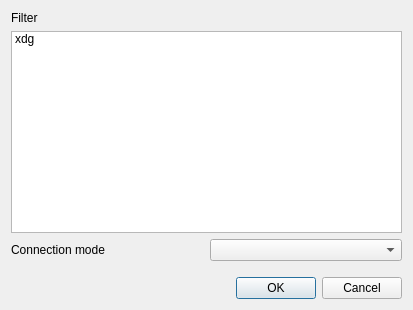
<?xml version="1.0" encoding="UTF-8"?>
<ui version="4.0">
 <class>OSMImportDialog</class>
 <widget class="QDialog" name="OSMImportDialog">
  <property name="geometry">
   <rect>
    <x>0</x>
    <y>0</y>
    <width>413</width>
    <height>310</height>
   </rect>
  </property>
  <property name="windowTitle">
   <string>OpenStreetMap Import</string>
  </property>
  <layout class="QVBoxLayout" name="verticalLayout_2">
   <item>
    <widget class="QLabel" name="filterLabel">
     <property name="text">
      <string>Filter</string>
     </property>
    </widget>
   </item>
   <item>
    <widget class="QListWidget" name="filterList">
     <property name="alternatingRowColors">
      <bool>true</bool>
     </property>
     <property name="selectionRectVisible">
      <bool>true</bool>
     </property>
     <item>
      <property name="text">
       <string>xdg</string>
      </property>
     </item>
    </widget>
   </item>
   <item>
    <layout class="QHBoxLayout" name="modeLayout">
     <property name="spacing">
      <number>6</number>
     </property>
     <property name="topMargin">
      <number>0</number>
     </property>
     <item>
      <widget class="QLabel" name="connectionModeLabel">
       <property name="text">
        <string>Connection mode</string>
       </property>
      </widget>
     </item>
     <item>
      <widget class="QComboBox" name="connectionModeComboBox"/>
     </item>
    </layout>
   </item>
   <item>
    <spacer name="verticalSpacer">
     <property name="orientation">
      <enum>Qt::Vertical</enum>
     </property>
     <property name="sizeType">
      <enum>QSizePolicy::Fixed</enum>
     </property>
     <property name="sizeHint" stdset="0">
      <size>
       <width>0</width>
       <height>10</height>
      </size>
     </property>
    </spacer>
   </item>
   <item>
    <widget class="QDialogButtonBox" name="buttonBox">
     <property name="standardButtons">
      <set>QDialogButtonBox::Cancel|QDialogButtonBox::Ok</set>
     </property>
    </widget>
   </item>
  </layout>
 </widget>
 <resources/>
 <connections>
  <connection>
   <sender>buttonBox</sender>
   <signal>accepted()</signal>
   <receiver>OSMImportDialog</receiver>
   <slot>accept()</slot>
   <hints>
    <hint type="sourcelabel">
     <x>206</x>
     <y>289</y>
    </hint>
    <hint type="destinationlabel">
     <x>206</x>
     <y>154</y>
    </hint>
   </hints>
  </connection>
  <connection>
   <sender>buttonBox</sender>
   <signal>rejected()</signal>
   <receiver>OSMImportDialog</receiver>
   <slot>reject()</slot>
   <hints>
    <hint type="sourcelabel">
     <x>206</x>
     <y>289</y>
    </hint>
    <hint type="destinationlabel">
     <x>206</x>
     <y>154</y>
    </hint>
   </hints>
  </connection>
 </connections>
</ui>
